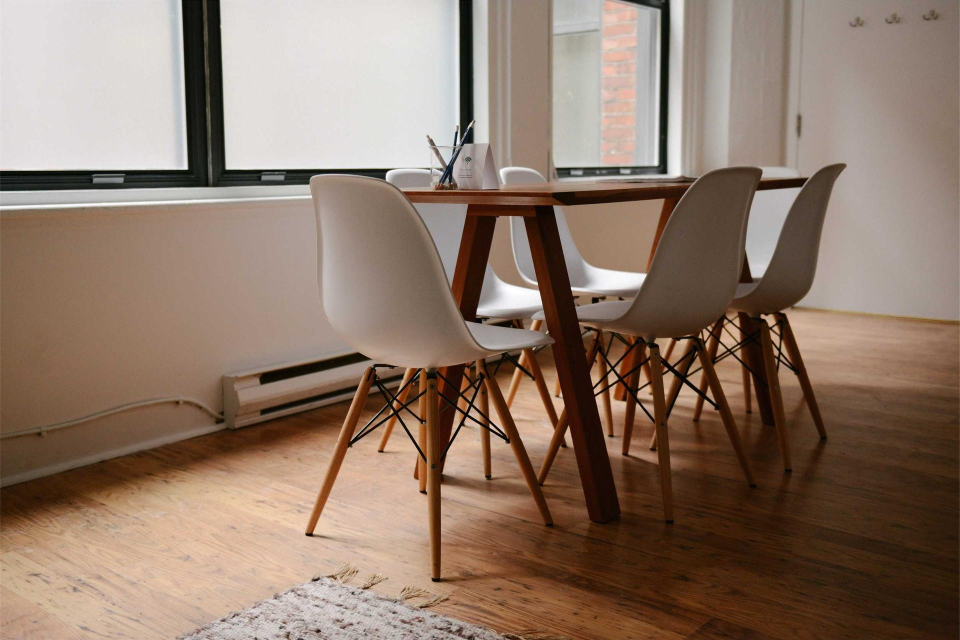
#> input picture .agents/skills/design-taste-frontend/assets/components/fx-photo/meeting-room.jpg, 1920 x 1280 px (shown at 1/2 size)
$ python generate_launcher_icons.py ../.agents/skills/design-taste-frontend/assets/components/fx-photo/meeting-room.jpg out
#> lines starting #> are read from the running program, lines starting #| are printed output that depends on the picture
#!/usr/bin/env python3
import os
import sys
from PIL import Image, ImageDraw, ImageFilter

def create_app_icon(logo_path: str, out_path: str, size: int = 192, is_round: bool = False):
#> called with out_path = 'out/mipmap-mdpi/ic_launcher.png', size = 48, is_round = False
    img = Image.new("RGBA", (size, size), (0, 0, 0, 0))
#> img: PIL image 48x48 RGBA; every value is 0
    draw = ImageDraw.Draw(img)

    # Background: modern deep dark navy/slate gradient
    bg = Image.new("RGBA", (size, size), (8, 14, 26, 255))
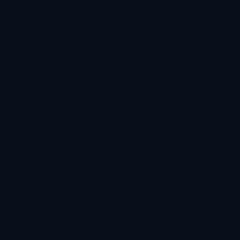
#> bg: PIL image 48x48 RGBA (shown 5 times larger); mean R, G, B, A 8, 14, 26, 255
    bg_draw = ImageDraw.Draw(bg)

    # Draw gradient / glow circle
    glow_color = (34, 197, 94, 60) # Emerald glow
    bg_draw.ellipse(
        [(size * 0.15, size * 0.15), (size * 0.85, size * 0.85)],
        fill=glow_color
    )
    bg = bg.filter(ImageFilter.GaussianBlur(radius=size * 0.08))
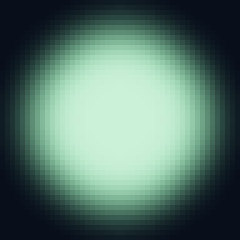
#> bg: PIL image 48x48 RGBA (shown 5 times larger); mean R, G, B, A 18.2, 85.7, 52.7, 178.6; transparent parts drawn white

    # Mask: round or rounded squircle
    mask = Image.new("L", (size, size), 0)
#> mask: PIL image 48x48 L; every value is 0
    mask_draw = ImageDraw.Draw(mask)
    if is_round:
        mask_draw.ellipse([(0, 0), (size, size)], fill=255)
    else:
        radius = int(size * 0.22) # Squircle radius
        mask_draw.rounded_rectangle([(0, 0), (size, size)], radius=radius, fill=255)

    # Composite background with mask
    base = Image.new("RGBA", (size, size), (0, 0, 0, 0))
    base.paste(bg, (0, 0), mask=mask)

    # Subtle inner border for premium finish
    border_draw = ImageDraw.Draw(base)
    border_color = (255, 255, 255, 45)
    if is_round:
        border_draw.ellipse([(1, 1), (size - 2, size - 2)], outline=border_color, width=max(1, int(size * 0.015)))
    else:
        border_draw.rounded_rectangle([(1, 1), (size - 2, size - 2)], radius=int(size * 0.22), outline=border_color, width=max(1, int(size * 0.015)))

    # Load logo
    if os.path.exists(logo_path):
        logo = Image.open(logo_path).convert("RGBA")
        # Scale logo to fit nicely (about 65% of icon size)
        target_logo_size = int(size * 0.65)
        logo.thumbnail((target_logo_size, target_logo_size), Image.Resampling.LANCZOS)
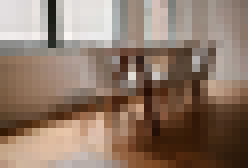
#> logo: PIL image 31x21 RGBA (shown 8 times larger); mean R, G, B, A 142.6, 120.7, 105.5, 255

        offset_x = (size - logo.width) // 2
#> offset_x = 8
        offset_y = (size - logo.height) // 2
#> offset_y = 13

        # Add drop shadow under logo
        shadow = Image.new("RGBA", (size, size), (0, 0, 0, 0))
        shadow.paste(logo, (offset_x, offset_y + int(size * 0.02)), mask=logo)
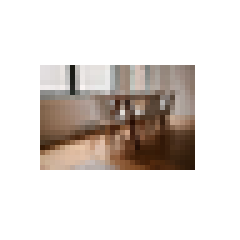
#> shadow: PIL image 48x48 RGBA (shown 5 times larger); mean R, G, B, A 40.3, 34.1, 29.8, 72.1; transparent parts drawn white
        shadow_blur = shadow.filter(ImageFilter.GaussianBlur(radius=size * 0.04))
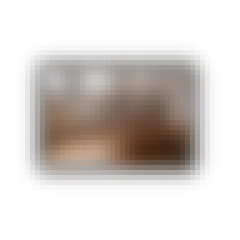
#> shadow_blur: PIL image 48x48 RGBA (shown 5 times larger); mean R, G, B, A 40.3, 34.1, 29.8, 72.1; transparent parts drawn white
        base.paste(shadow_blur, (0, 0), mask=shadow_blur)

        # Paste logo
        base.paste(logo, (offset_x, offset_y), mask=logo)

    os.makedirs(os.path.dirname(os.path.abspath(out_path)), exist_ok=True)
    base.save(out_path, "PNG")
    print(f"Generated {out_path} ({size}x{size})")

if __name__ == "__main__":
    logo_file = sys.argv[1] if len(sys.argv) > 1 else "src/assets/logo.png"
    out_dir = sys.argv[2] if len(sys.argv) > 2 else "res"

    sizes = {
        "mipmap-mdpi": 48,
        "mipmap-hdpi": 72,
        "mipmap-xhdpi": 96,
        "mipmap-xxhdpi": 144,
        "mipmap-xxxhdpi": 192,
        "drawable": 192,
    }

    for folder, sz in sizes.items():
        create_app_icon(logo_file, os.path.join(out_dir, folder, "ic_launcher.png"), size=sz, is_round=False)
        create_app_icon(logo_file, os.path.join(out_dir, folder, "ic_launcher_round.png"), size=sz, is_round=True)
#> call 2 of create_app_icon, with out_path = 'out/mipmap-mdpi/ic_launcher_round.png', size = 48, is_round = True
#> in create_app_icon (call 2), `base.paste(shadow_blur, (0, 0), mask=shadow_blur)`:
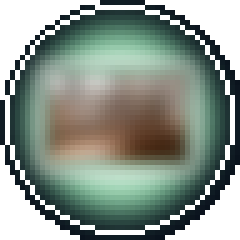
#> base: PIL image 48x48 RGBA (shown 5 times larger); mean R, G, B, A 55, 75.5, 60.7, 153.8; transparent parts drawn white
#> in create_app_icon (call 2), `base.paste(logo, (offset_x, offset_y), mask=logo)`:
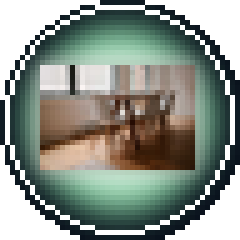
#> base: PIL image 48x48 RGBA (shown 5 times larger); mean R, G, B, A 62.5, 77.9, 64.7, 164.1; transparent parts drawn white
